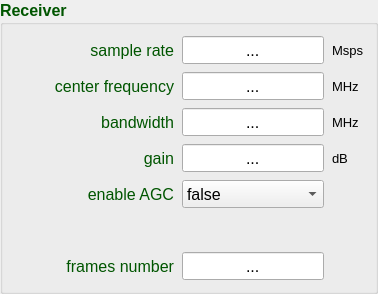
       <widget class="QGroupBox" name="groupBox_RX">
        <property name="palette">
         <palette>
          <active>
           <colorrole role="WindowText">
            <brush brushstyle="SolidPattern">
             <color alpha="255">
              <red>0</red>
              <green>85</green>
              <blue>0</blue>
             </color>
            </brush>
           </colorrole>
          </active>
          <inactive>
           <colorrole role="WindowText">
            <brush brushstyle="SolidPattern">
             <color alpha="255">
              <red>0</red>
              <green>85</green>
              <blue>0</blue>
             </color>
            </brush>
           </colorrole>
          </inactive>
          <disabled>
           <colorrole role="WindowText">
            <brush brushstyle="SolidPattern">
             <color alpha="255">
              <red>120</red>
              <green>120</green>
              <blue>120</blue>
             </color>
            </brush>
           </colorrole>
          </disabled>
         </palette>
        </property>
        <property name="font">
         <font>
          <pointsize>12</pointsize>
          <weight>75</weight>
          <bold>true</bold>
         </font>
        </property>
        <property name="title">
         <string>Receiver</string>
        </property>
        <layout class="QVBoxLayout" name="verticalLayout_3">
         <item>
          <layout class="QGridLayout" name="gridLayout_RX">
           <property name="spacing">
            <number>8</number>
           </property>
           <item row="2" column="2">
            <widget class="QLineEdit" name="lineEdit_rx_sample_rate">
             <property name="minimumSize">
              <size>
               <width>0</width>
               <height>28</height>
              </size>
             </property>
             <property name="font">
              <font>
               <pointsize>12</pointsize>
               <weight>50</weight>
               <bold>false</bold>
              </font>
             </property>
             <property name="text">
              <string>...</string>
             </property>
             <property name="alignment">
              <set>Qt::AlignCenter</set>
             </property>
            </widget>
           </item>
           <item row="9" column="0">
            <widget class="QLabel" name="label_rx_enable_AGC">
             <property name="minimumSize">
              <size>
               <width>160</width>
               <height>28</height>
              </size>
             </property>
             <property name="font">
              <font>
               <pointsize>12</pointsize>
               <weight>50</weight>
               <bold>false</bold>
              </font>
             </property>
             <property name="text">
              <string>enable AGC</string>
             </property>
             <property name="alignment">
              <set>Qt::AlignRight|Qt::AlignTrailing|Qt::AlignVCenter</set>
             </property>
            </widget>
           </item>
           <item row="7" column="2">
            <widget class="QLineEdit" name="lineEdit_rx_bandwidth">
             <property name="minimumSize">
              <size>
               <width>0</width>
               <height>28</height>
              </size>
             </property>
             <property name="font">
              <font>
               <pointsize>12</pointsize>
               <weight>50</weight>
               <bold>false</bold>
              </font>
             </property>
             <property name="text">
              <string>...</string>
             </property>
             <property name="alignment">
              <set>Qt::AlignCenter</set>
             </property>
            </widget>
           </item>
           <item row="2" column="0">
            <widget class="QLabel" name="label_rx_sample_rate">
             <property name="minimumSize">
              <size>
               <width>160</width>
               <height>28</height>
              </size>
             </property>
             <property name="font">
              <font>
               <pointsize>12</pointsize>
               <weight>50</weight>
               <bold>false</bold>
              </font>
             </property>
             <property name="text">
              <string>sample rate</string>
             </property>
             <property name="alignment">
              <set>Qt::AlignRight|Qt::AlignTrailing|Qt::AlignVCenter</set>
             </property>
            </widget>
           </item>
           <item row="4" column="2">
            <widget class="QLineEdit" name="lineEdit_rx_center_frequency">
             <property name="minimumSize">
              <size>
               <width>0</width>
               <height>28</height>
              </size>
             </property>
             <property name="font">
              <font>
               <pointsize>12</pointsize>
               <weight>50</weight>
               <bold>false</bold>
              </font>
             </property>
             <property name="text">
              <string>...</string>
             </property>
             <property name="alignment">
              <set>Qt::AlignCenter</set>
             </property>
            </widget>
           </item>
           <item row="8" column="3">
            <widget class="QLabel" name="label_8">
             <property name="palette">
              <palette>
               <active>
                <colorrole role="WindowText">
                 <brush brushstyle="SolidPattern">
                  <color alpha="255">
                   <red>0</red>
                   <green>0</green>
                   <blue>0</blue>
                  </color>
                 </brush>
                </colorrole>
               </active>
               <inactive>
                <colorrole role="WindowText">
                 <brush brushstyle="SolidPattern">
                  <color alpha="255">
                   <red>0</red>
                   <green>0</green>
                   <blue>0</blue>
                  </color>
                 </brush>
                </colorrole>
               </inactive>
               <disabled>
                <colorrole role="WindowText">
                 <brush brushstyle="SolidPattern">
                  <color alpha="255">
                   <red>120</red>
                   <green>120</green>
                   <blue>120</blue>
                  </color>
                 </brush>
                </colorrole>
               </disabled>
              </palette>
             </property>
             <property name="font">
              <font>
               <pointsize>10</pointsize>
               <weight>50</weight>
               <bold>false</bold>
              </font>
             </property>
             <property name="text">
              <string>dB</string>
             </property>
            </widget>
           </item>
           <item row="4" column="3">
            <widget class="QLabel" name="label_6">
             <property name="palette">
              <palette>
               <active>
                <colorrole role="WindowText">
                 <brush brushstyle="SolidPattern">
                  <color alpha="255">
                   <red>0</red>
                   <green>0</green>
                   <blue>0</blue>
                  </color>
                 </brush>
                </colorrole>
               </active>
               <inactive>
                <colorrole role="WindowText">
                 <brush brushstyle="SolidPattern">
                  <color alpha="255">
                   <red>0</red>
                   <green>0</green>
                   <blue>0</blue>
                  </color>
                 </brush>
                </colorrole>
               </inactive>
               <disabled>
                <colorrole role="WindowText">
                 <brush brushstyle="SolidPattern">
                  <color alpha="255">
                   <red>120</red>
                   <green>120</green>
                   <blue>120</blue>
                  </color>
                 </brush>
                </colorrole>
               </disabled>
              </palette>
             </property>
             <property name="font">
              <font>
               <pointsize>10</pointsize>
               <weight>50</weight>
               <bold>false</bold>
              </font>
             </property>
             <property name="text">
              <string>MHz</string>
             </property>
            </widget>
           </item>
           <item row="7" column="0">
            <widget class="QLabel" name="label_rx_bandwidth">
             <property name="minimumSize">
              <size>
               <width>160</width>
               <height>28</height>
              </size>
             </property>
             <property name="font">
              <font>
               <pointsize>12</pointsize>
               <weight>50</weight>
               <bold>false</bold>
              </font>
             </property>
             <property name="text">
              <string>bandwidth</string>
             </property>
             <property name="alignment">
              <set>Qt::AlignRight|Qt::AlignTrailing|Qt::AlignVCenter</set>
             </property>
            </widget>
           </item>
           <item row="2" column="3">
            <widget class="QLabel" name="label_5">
             <property name="palette">
              <palette>
               <active>
                <colorrole role="WindowText">
                 <brush brushstyle="SolidPattern">
                  <color alpha="255">
                   <red>0</red>
                   <green>0</green>
                   <blue>0</blue>
                  </color>
                 </brush>
                </colorrole>
               </active>
               <inactive>
                <colorrole role="WindowText">
                 <brush brushstyle="SolidPattern">
                  <color alpha="255">
                   <red>0</red>
                   <green>0</green>
                   <blue>0</blue>
                  </color>
                 </brush>
                </colorrole>
               </inactive>
               <disabled>
                <colorrole role="WindowText">
                 <brush brushstyle="SolidPattern">
                  <color alpha="255">
                   <red>120</red>
                   <green>120</green>
                   <blue>120</blue>
                  </color>
                 </brush>
                </colorrole>
               </disabled>
              </palette>
             </property>
             <property name="font">
              <font>
               <pointsize>10</pointsize>
               <weight>50</weight>
               <bold>false</bold>
              </font>
             </property>
             <property name="text">
              <string>Msps</string>
             </property>
            </widget>
           </item>
           <item row="11" column="0">
            <widget class="QLabel" name="label_rx_frames_number">
             <property name="minimumSize">
              <size>
               <width>160</width>
               <height>28</height>
              </size>
             </property>
             <property name="font">
              <font>
               <pointsize>12</pointsize>
               <weight>50</weight>
               <bold>false</bold>
              </font>
             </property>
             <property name="text">
              <string>frames number</string>
             </property>
             <property name="alignment">
              <set>Qt::AlignRight|Qt::AlignTrailing|Qt::AlignVCenter</set>
             </property>
            </widget>
           </item>
           <item row="7" column="3">
            <widget class="QLabel" name="label_7">
             <property name="palette">
              <palette>
               <active>
                <colorrole role="WindowText">
                 <brush brushstyle="SolidPattern">
                  <color alpha="255">
                   <red>0</red>
                   <green>0</green>
                   <blue>0</blue>
                  </color>
                 </brush>
                </colorrole>
               </active>
               <inactive>
                <colorrole role="WindowText">
                 <brush brushstyle="SolidPattern">
                  <color alpha="255">
                   <red>0</red>
                   <green>0</green>
                   <blue>0</blue>
                  </color>
                 </brush>
                </colorrole>
               </inactive>
               <disabled>
                <colorrole role="WindowText">
                 <brush brushstyle="SolidPattern">
                  <color alpha="255">
                   <red>120</red>
                   <green>120</green>
                   <blue>120</blue>
                  </color>
                 </brush>
                </colorrole>
               </disabled>
              </palette>
             </property>
             <property name="font">
              <font>
               <pointsize>10</pointsize>
               <weight>50</weight>
               <bold>false</bold>
              </font>
             </property>
             <property name="text">
              <string>MHz</string>
             </property>
            </widget>
           </item>
           <item row="4" column="0">
            <widget class="QLabel" name="label_rx_center_frequency">
             <property name="minimumSize">
              <size>
               <width>160</width>
               <height>28</height>
              </size>
             </property>
             <property name="font">
              <font>
               <pointsize>12</pointsize>
               <weight>50</weight>
               <bold>false</bold>
              </font>
             </property>
             <property name="text">
              <string>center frequency</string>
             </property>
             <property name="alignment">
              <set>Qt::AlignRight|Qt::AlignTrailing|Qt::AlignVCenter</set>
             </property>
            </widget>
           </item>
           <item row="8" column="0">
            <widget class="QLabel" name="label_rx_gain">
             <property name="minimumSize">
              <size>
               <width>160</width>
               <height>28</height>
              </size>
             </property>
             <property name="font">
              <font>
               <pointsize>12</pointsize>
               <weight>50</weight>
               <bold>false</bold>
              </font>
             </property>
             <property name="text">
              <string>gain</string>
             </property>
             <property name="alignment">
              <set>Qt::AlignRight|Qt::AlignTrailing|Qt::AlignVCenter</set>
             </property>
            </widget>
           </item>
           <item row="8" column="2">
            <widget class="QLineEdit" name="lineEdit_rx_gain">
             <property name="minimumSize">
              <size>
               <width>0</width>
               <height>28</height>
              </size>
             </property>
             <property name="font">
              <font>
               <pointsize>12</pointsize>
               <weight>50</weight>
               <bold>false</bold>
              </font>
             </property>
             <property name="text">
              <string>...</string>
             </property>
             <property name="alignment">
              <set>Qt::AlignCenter</set>
             </property>
            </widget>
           </item>
           <item row="11" column="2">
            <widget class="QLineEdit" name="lineEdit_rx_frames_number">
             <property name="minimumSize">
              <size>
               <width>0</width>
               <height>28</height>
              </size>
             </property>
             <property name="font">
              <font>
               <pointsize>12</pointsize>
               <weight>50</weight>
               <bold>false</bold>
              </font>
             </property>
             <property name="text">
              <string>...</string>
             </property>
             <property name="alignment">
              <set>Qt::AlignCenter</set>
             </property>
            </widget>
           </item>
           <item row="9" column="2">
            <widget class="QComboBox" name="comboBox_rx_enable_AGC">
             <property name="minimumSize">
              <size>
               <width>0</width>
               <height>28</height>
              </size>
             </property>
             <property name="font">
              <font>
               <pointsize>12</pointsize>
               <weight>50</weight>
               <bold>false</bold>
              </font>
             </property>
             <item>
              <property name="text">
               <string>false</string>
              </property>
             </item>
             <item>
              <property name="text">
               <string>true</string>
              </property>
             </item>
            </widget>
           </item>
           <item row="10" column="0">
            <widget class="QLabel" name="label_rx_spacer">
             <property name="minimumSize">
              <size>
               <width>160</width>
               <height>28</height>
              </size>
             </property>
             <property name="font">
              <font>
               <pointsize>12</pointsize>
               <weight>50</weight>
               <bold>false</bold>
              </font>
             </property>
             <property name="text">
              <string/>
             </property>
             <property name="alignment">
              <set>Qt::AlignRight|Qt::AlignTrailing|Qt::AlignVCenter</set>
             </property>
            </widget>
           </item>
          </layout>
         </item>
        </layout>
       </widget>
